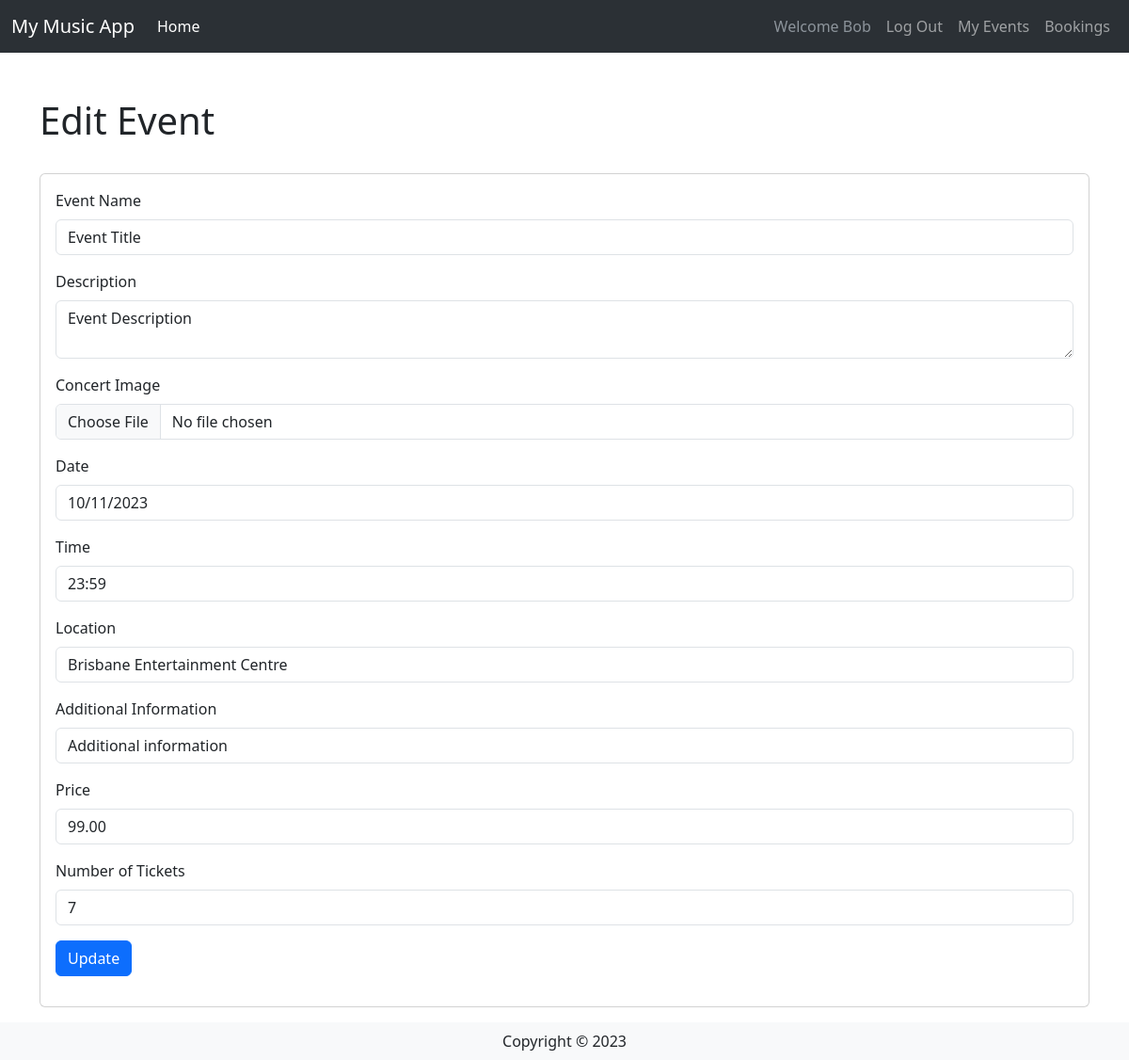
The page /events/2/edit (signed in) on the database as committed earlier.
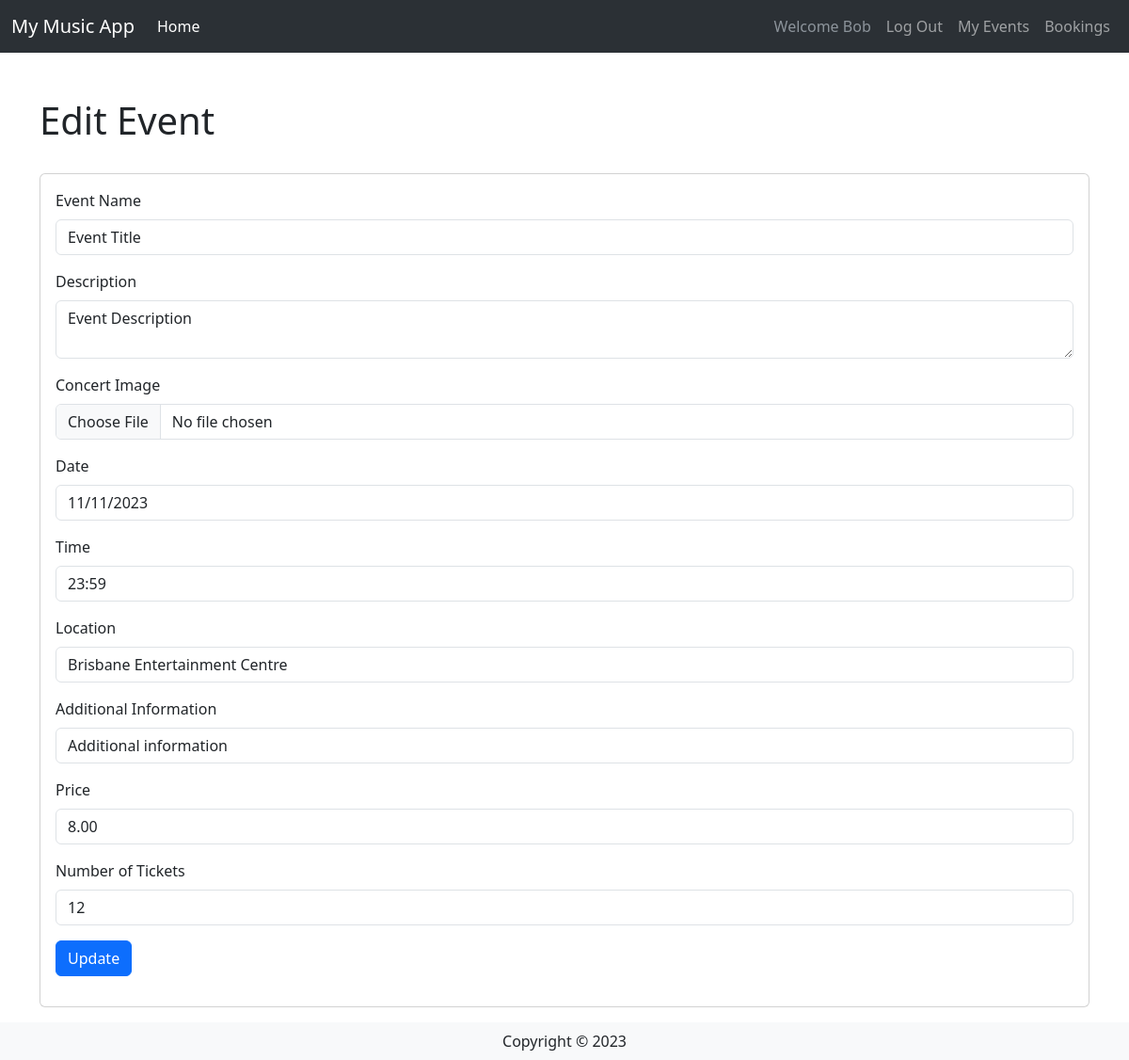
The same page on the database as committed later.
### website/models.py (models this page shows, shortened)
class Concert(db.Model):
    __tablename__ = 'Event'
    id = db.Column(db.Integer, primary_key=True)
    EventName = db.Column(db.String(80))
    EventDesc = db.Column(db.String(200))
    EventImage = db.Column(db.String(400))
    EventDate = db.Column(db.String(100))
    EventLocation = db.Column(db.String(100))
    EventInfo = db.Column(db.String(200))
    EventPrice = db.Column(db.DECIMAL(9, 2))
    EventStatus = db.Column(db.String(20))
    EventTicketCount = db.Column(db.Integer)
    UserId = db.Column(db.Integer, db.ForeignKey('User.id'))
    userCreator = db.relationship('User', backref='events_created')
    EventTime = db.Column(db.String(100))
    Comments = db.relationship('Comment', backref='concert')

### website/events.py (the view, shortened to what this page needs)
@my_events_bp.route('/<int:id>/edit', methods=['GET', 'POST'])
@login_required
def edit_event(id):
    event = Concert.query.get(id)
    form = UpdateConcertForm(obj=event)
    return render_template('user/eventsedit.html', form=form, event=event)

### website/forms.py
class UpdateConcertForm(FlaskForm):
  EventName = StringField('Event Name', validators=[InputRequired()])
  EventDesc = TextAreaField('Description', validators = [InputRequired()])
  EventImage = FileField('Concert Image', validators=[
    FileRequired(message='Image cannot be empty'),
    FileAllowed(ALLOWED_FILE, message='Only supports PNG, JPG, png, jpg')])
  EventDate = StringField('Date', validators=[InputRequired()])
  EventTime = StringField('Time', validators=[InputRequired()])
  EventLocation = StringField('Location', validators=[InputRequired()])
  EventInfo = StringField('Additional Information', validators=[InputRequired()])
  EventPrice = StringField('Price', validators=[InputRequired()])
  EventTicketCount = StringField('Number of Tickets', validators=[InputRequired()])
  submit = SubmitField("Update")

### website/templates/user/eventsedit.html (shortened to what this page needs)
{% extends 'base.html' %}
{% from 'bootstrap5/form.html' import render_form %}
{% block content %}
<div class="container">
    <div class="row mt-5 mb-3">
        <div class="col-md-12">
            <h1 class="mb-0">Edit Event</h1>
        </div>
    </div>
    <div class="row">
        <div class="col-md-12">
            <div class="card my-3">
                <div class="card-body">
                    {{ render_form(form) }}
                </div>
            </div>
        </div>
    </div>
</div>
{% endblock %}

Rows that differ between the two databases and show on the page:
changed Concert "Event Title": EventDate "10/11/2023" → "11/11/2023"; EventPrice "99.00" → "8.00"; EventTicketCount "7" → "12"
